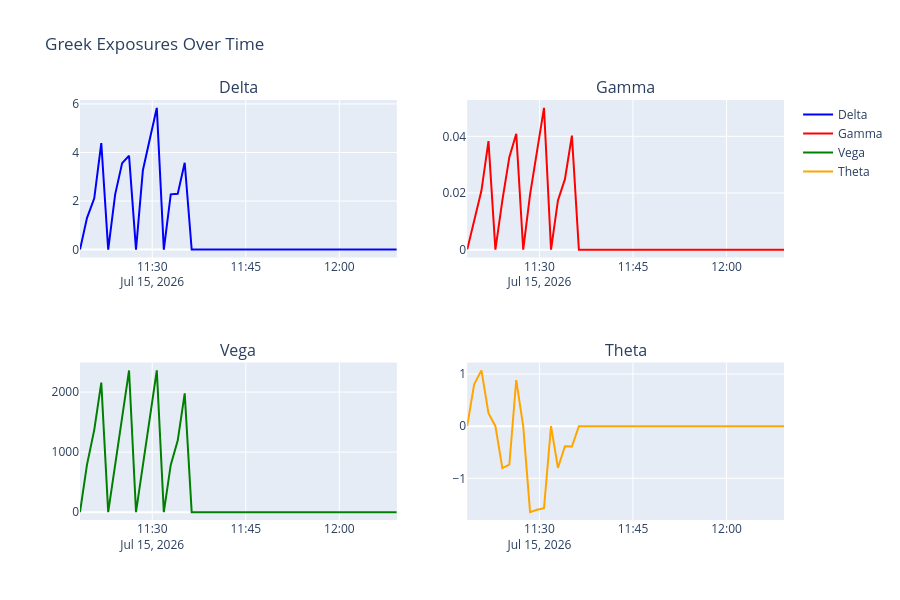

This figure's notebook cell:
### Markdown cell above
## Greeks

### Code cell
# Extract Greeks from inventory history
greeks_df = pd.DataFrame([{
    'timestamp': s.timestamp,
    'delta': s.delta,
    'gamma': s.gamma,
    'vega': s.vega,
    'theta': s.theta,
} for s in backtester._inventory_history])

fig = make_subplots(rows=2, cols=2, subplot_titles=("Delta", "Gamma", "Vega", "Theta"))

fig.add_trace(go.Scatter(x=greeks_df['timestamp'], y=greeks_df['delta'],
                         mode='lines', name='Delta', line=dict(color='blue')), row=1, col=1)
fig.add_trace(go.Scatter(x=greeks_df['timestamp'], y=greeks_df['gamma'],
                         mode='lines', name='Gamma', line=dict(color='red')), row=1, col=2)
fig.add_trace(go.Scatter(x=greeks_df['timestamp'], y=greeks_df['vega'],
                         mode='lines', name='Vega', line=dict(color='green')), row=2, col=1)
fig.add_trace(go.Scatter(x=greeks_df['timestamp'], y=greeks_df['theta'],
                         mode='lines', name='Theta', line=dict(color='orange')), row=2, col=2)

fig.update_layout(height=600, title_text="Greek Exposures Over Time")
fig.show()
